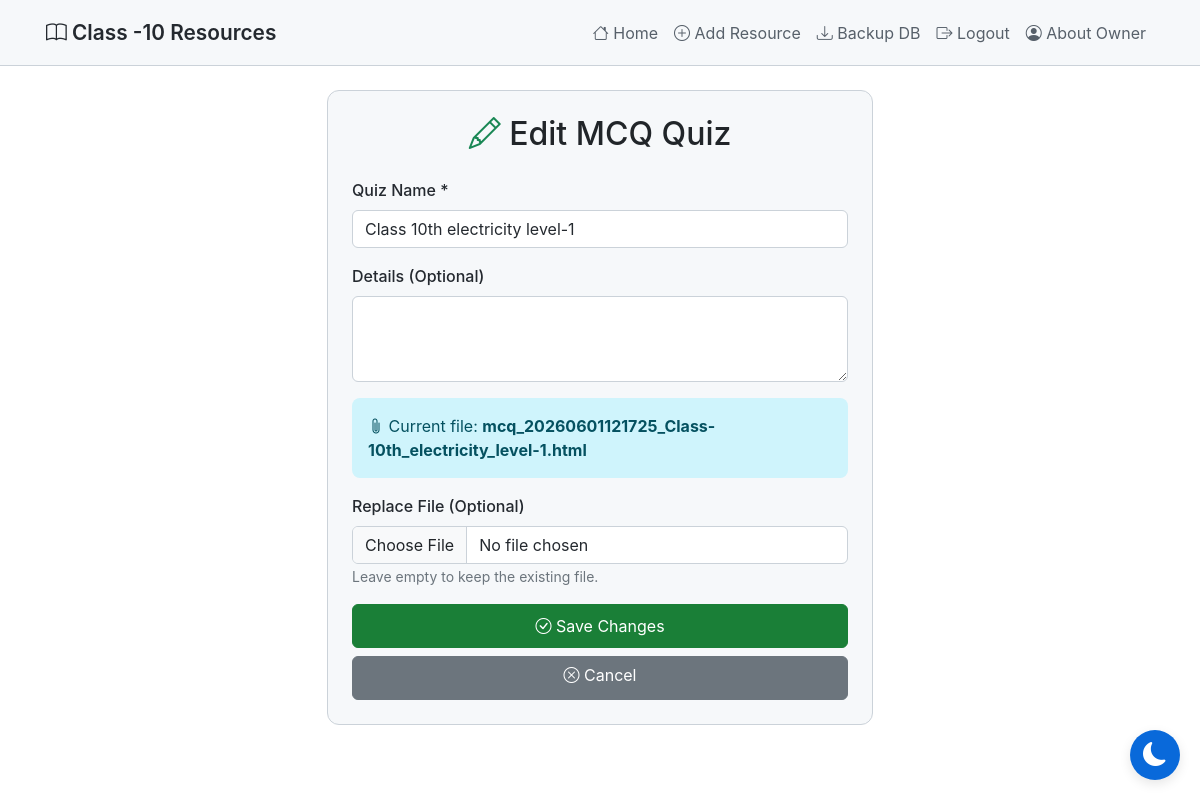
Page /edit-mcq/2 (signed in) on the earlier database version.
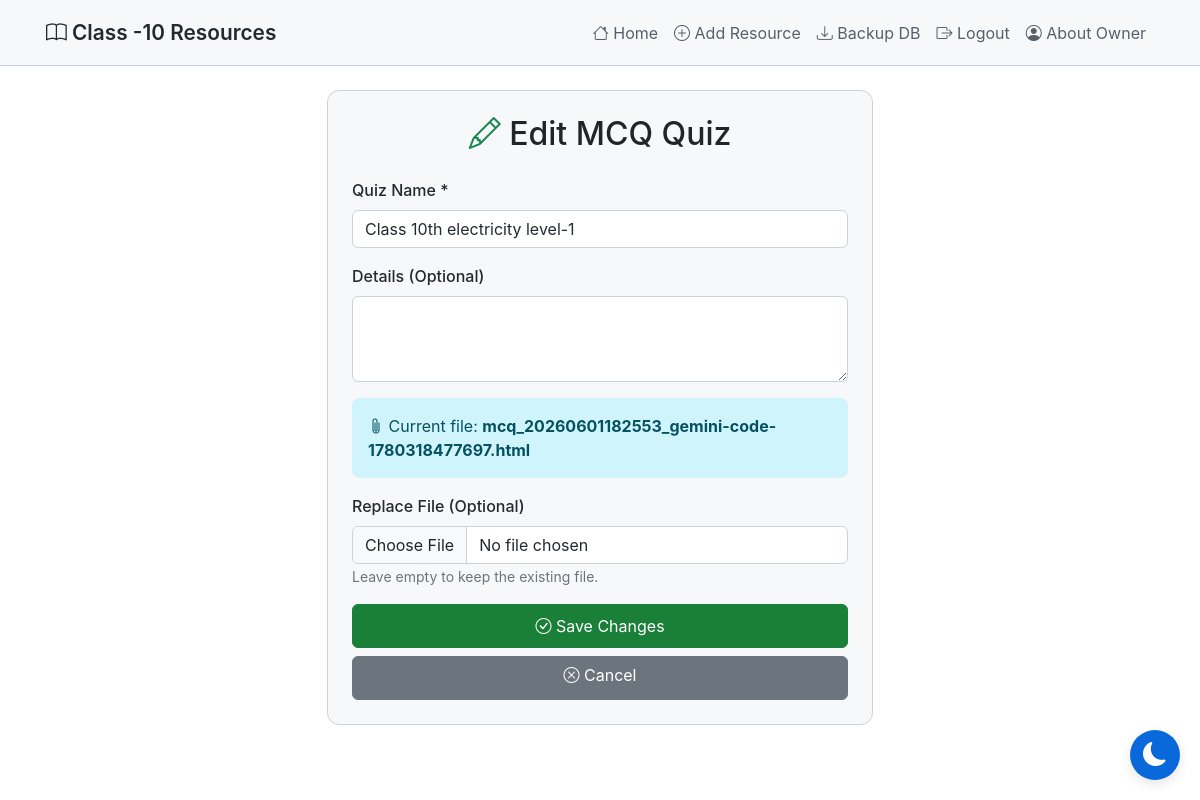
Same page on the later database version.
### tables this page shows
CREATE TABLE mcq_quizzes
                 (id INTEGER PRIMARY KEY AUTOINCREMENT,
                  title TEXT NOT NULL,
                  details TEXT,
                  filename TEXT NOT NULL,
                  file_type TEXT NOT NULL,
                  created_at TIMESTAMP DEFAULT CURRENT_TIMESTAMP);

### app.py (the view, shortened to what this page needs)
@app.route('/edit-mcq/<int:id>', methods=['GET', 'POST'])
@login_required
def edit_mcq(id):
    conn = sqlite3.connect('database.db')
    conn.row_factory = sqlite3.Row
    c = conn.cursor()
    c.execute('SELECT * FROM mcq_quizzes WHERE id = ?', (id,))
    quiz = c.fetchone()
    if not quiz:
        conn.close()
        flash('MCQ quiz not found!', 'error')
        return redirect(url_for('practice_mcq'))
    conn.close()
    return render_template('edit_mcq.html', quiz=quiz)

### app.py (called while the page is built)
def login_required(f):
    @wraps(f)
    def decorated_function(*args, **kwargs):
        if 'admin' not in session:
            return redirect(url_for('login'))
        return f(*args, **kwargs)
    return decorated_function

### templates/edit_mcq.html (shortened to what this page needs)
{% extends "base.html" %}
{% block content %}
<div class="row justify-content-center mt-4">
    <div class="col-md-8 col-lg-6">
        <div class="card">
            <div class="card-body p-4">
                <h2 class="text-center mb-4">
                    <i class="bi bi-pencil text-success"></i> Edit MCQ Quiz
                </h2>
                <form method="POST" enctype="multipart/form-data">
                    <div class="mb-3">
                        <label for="title" class="form-label">Quiz Name *</label>
                        <input type="text" class="form-control" id="title" name="title" value="{{ quiz['title'] }}" required>
                    </div>
                    <div class="mb-3">
                        <label for="details" class="form-label">Details (Optional)</label>
                        <textarea class="form-control" id="details" name="details" rows="3">{{ quiz['details'] or '' }}</textarea>
                    </div>
                    <div class="alert alert-info">
                        <i class="bi bi-paperclip"></i>
                        Current file: <strong>{{ quiz['filename'] }}</strong>
                    </div>
                    <div class="mb-3">
                        <label for="file" class="form-label">Replace File (Optional)</label>
                        <input type="file" class="form-control" id="file" name="file" accept=".pdf,.doc,.docx,.md,.txt,.html,.htm">
                        <small class="text-secondary">
                            Leave empty to keep the existing file.
                        </small>
                    </div>
                    <div class="d-grid gap-2">
                        <button type="submit" class="btn btn-success">
                            <i class="bi bi-check-circle"></i> Save Changes
                        </button>
                        <a href="{{ url_for('practice_mcq') }}" class="btn btn-secondary">
                            <i class="bi bi-x-circle"></i> Cancel
                        </a>
                    </div>
                </form>
            </div>
        </div>
    </div>
</div>
{% endblock %}

### templates/base.html (shortened to what this page needs)
<!DOCTYPE html>
<html lang="en" data-theme="light">
<head>
    <link href="https://cdn.jsdelivr.net/npm/bootstrap@5.3.2/dist/css/bootstrap.min.css" rel="stylesheet">
    <link rel="stylesheet" href="https://cdn.jsdelivr.net/npm/bootstrap-icons@1.11.1/font/bootstrap-icons.css">
</head>
<body>
    <nav class="navbar navbar-expand-lg navbar-dark">
        <div class="container">
            <a class="navbar-brand" href="{{ url_for('index') }}">
                <i class="bi bi-book"></i> Class -10 Resources
            </a>
            <div class="collapse navbar-collapse" id="navbarNav">
                <ul class="navbar-nav ms-auto">
                    <li class="nav-item">
                        <a class="nav-link" href="{{ url_for('index') }}">
                            <i class="bi bi-house"></i> Home
                        </a>
                    </li>
                    {% if session.admin %}
                    <li class="nav-item">
                        <a class="nav-link" href="{{ url_for('add_resource') }}">
                            <i class="bi bi-plus-circle"></i> Add Resource
                        </a>
                    </li>
                    <li class="nav-item">
                        <a class="nav-link" href="{{ url_for('download_database') }}">
                            <i class="bi bi-download"></i> Backup DB
                        </a>
                    </li>
                    <li class="nav-item">
                        <a class="nav-link" href="{{ url_for('logout') }}">
                            <i class="bi bi-box-arrow-right"></i> Logout
                        </a>
                    </li>
                    {% else %}
                    <li class="nav-item">
                        <a class="nav-link" href="{{ url_for('login') }}">
                            <i class="bi bi-shield-lock"></i> Admin Login
                        </a>
                    </li>
                    {% endif %}
                    <li class="nav-item">
                        <a class="nav-link" href="{{ url_for('about_owner') }}">
                            <i class="bi bi-person-circle"></i> About Owner
                        </a>
                    </li>
                </ul>
            </div>
        </div>
    </nav>
    <div class="container mt-4">
        {% block content %}{% endblock %}
    </div>
    <button class="theme-toggle" id="themeToggle" aria-label="Toggle theme">
        <i class="bi bi-moon-fill" id="themeIcon"></i>
    </button>
</body>
</html>

### templates/base.html (style rules this page uses)
:root { --bg-primary: #ffffff; --bg-secondary: #f6f8fa; --bg-tertiary: #ffffff; --text-primary: #24292f; --text-secondary: #57606a; --border-color: #cbd2d9; --accent-color: #0969da; --success-color: #1a7f37; --danger-color: #cf222e; --shadow-color: rgba(0, 0, 0, 0.1); }
body { background-color: var(--bg-primary); color: var(--text-primary); font-family: -apple-system, BlinkMacSystemFont, 'Segoe UI', 'Noto Sans', Helvetica, Arial, sans-serif; min-height: 100vh; transition: background-color 0.3s ease, color 0.3s ease; }
* { transition: background-color 0.3s ease, color 0.3s ease, border-color 0.3s ease; }
.navbar { background-color: var(--bg-secondary) !important; border-bottom: 1px solid var(--border-color); padding: 0.75rem 0; }
.navbar .container { padding-left: 1rem; padding-right: 1rem; }
.navbar-brand { font-weight: 600; color: var(--text-primary) !important; font-size: 1.3rem; }
.nav-link { color: var(--text-secondary) !important; transition: color 0.3s ease; }
.btn { min-height: 44px; }
.btn-success { background-color: var(--success-color); border-color: var(--success-color); }
.card { background-color: var(--bg-secondary); border: 1px solid var(--border-color); border-radius: 12px; transition: all 0.3s ease; overflow: hidden; }
.card-body { padding: 1.5rem; }
.form-control, .form-select { background-color: var(--bg-tertiary); border: 1px solid var(--border-color); color: var(--text-primary); }
.form-label { color: var(--text-primary); font-weight: 500; }
.alert { border-radius: 8px; border: none; }
.theme-toggle { position: fixed; bottom: 20px; right: 20px; width: 50px; height: 50px; border-radius: 50%; background: var(--accent-color); border: none; color: white; font-size: 1.5rem; cursor: pointer; box-shadow: 0 4px 12px var(--shadow-color); transition: all 0.3s ease; z-index: 1000; display: flex; align-items: center; justify-content: center; }

Differences in the rows shown:
changed mcq_quizzes "Class 10th electricity level-1": filename "mcq_20260601121725_Class-10th_electricity_level-1.html" → "mcq_20260601182553_gemini-code-1780318477697.html"
